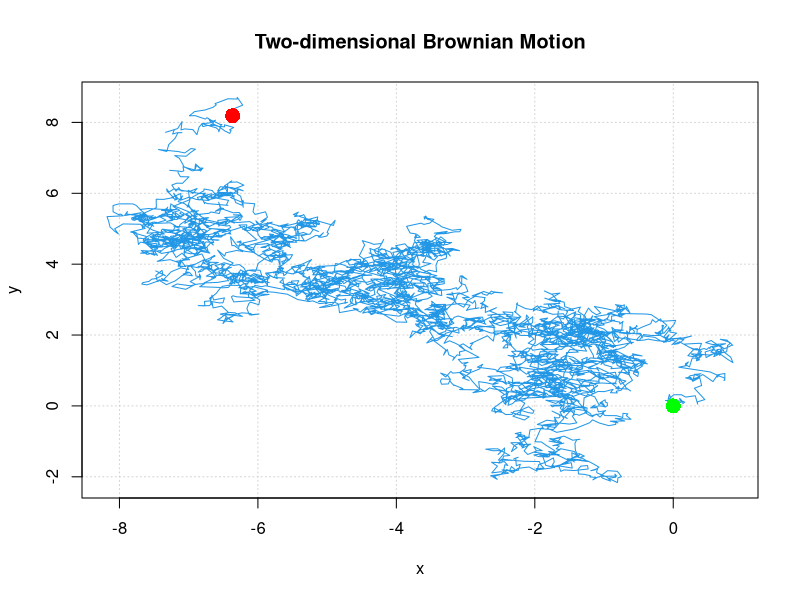

Generate this figure with R:
#2D Brownian Motion
BM<- matrix(NA, nrow=5000, ncol=2)

#specifying seed
set.seed(34885002)

#simulating two independent Brownian motions
for (j in 1:2) {
  BM[1,j]<- 0
  
  for (i in 2:5000) 
    BM[i,j]<- BM[i-1,j] + sqrt(0.01)*rnorm(1)
}

#plotting trajectory
plot(x=BM[,1], y=BM[,2], main="Two-dimensional Brownian Motion",
type="l", col=4, xlab="x", ylab="y", xlim=range(BM[,1]),
ylim=range(BM[,2]), panel.first=grid())

#adding starting point
points(cbind(BM[1,1], BM[1,2]), pch=16, cex=2, col="green")

#adding ending point
points(cbind(BM[5000,1],BM[5000,2]), pch=16, cex=2, col="red")